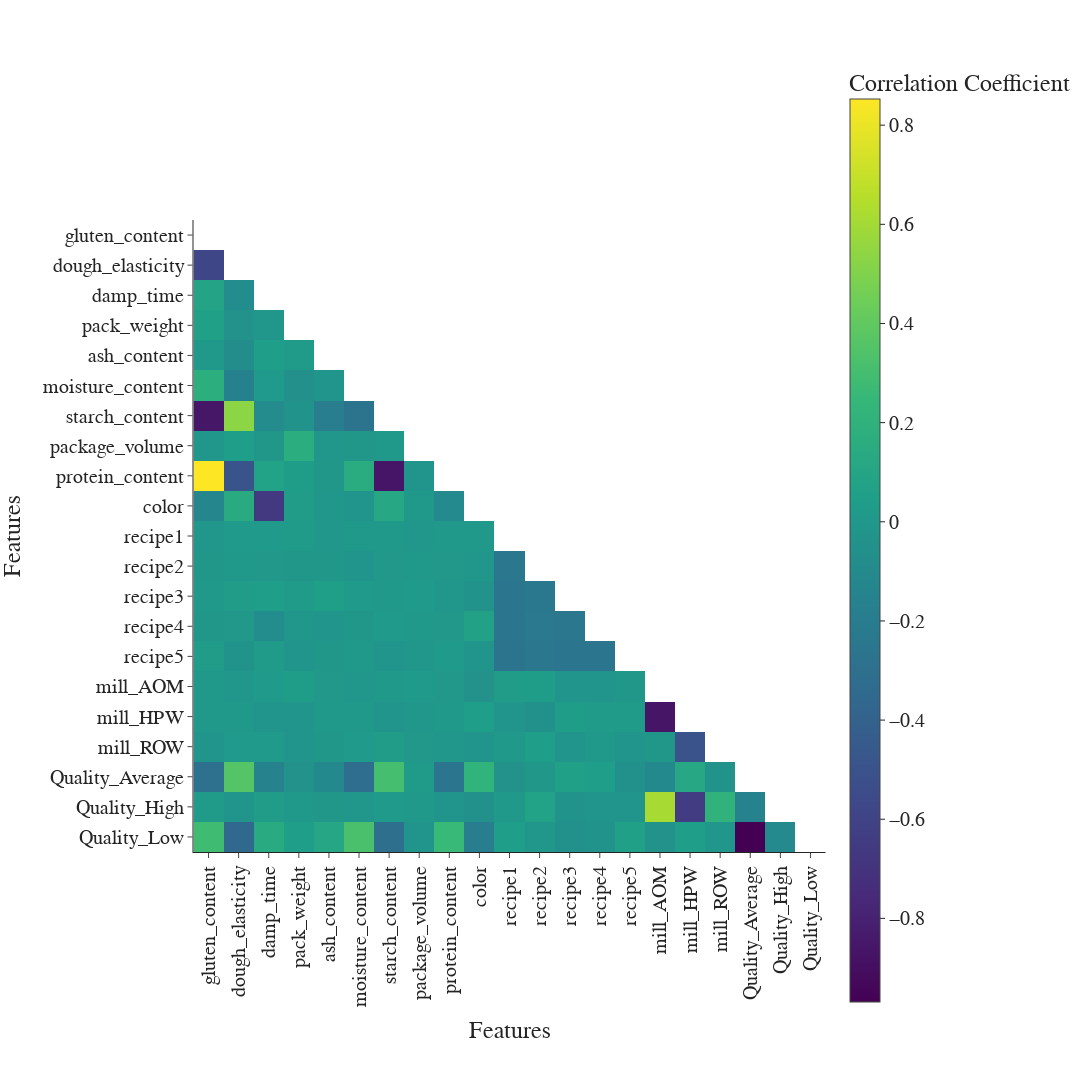

The cell this chart's notebook holds for it:
### Markdown cell above
### Generate the correlation matrix for the variables

### Code cell
data_corr = flour_data_encoded.drop(columns=['quality_y','profit']).corr(method='pearson', min_periods=1)

for ir, row in enumerate(data_corr.index):
    for ic, col in enumerate(data_corr.columns):
        if ir >= ic:
            data_corr[row][col] = float("NaN")
            
fig_corr = px.imshow(data_corr,labels=dict(x="Features", y="Features", color="Correlation Coefficient"), width=1800, height=1200, template="simple_white")
fig_corr.update_layout(font=dict(family="Courier New, monospace",size=20))
fig_corr.update_xaxes(tickangle=270)
fig_corr.show()

### Figure 1 — Plotly figure (JSON) as saved in the notebook; plotly's stock layout.template omitted (floating-point values rounded to 4 significant figures; data arrays with more than 128 entries replaced by an {"elided": "..."} marker saying what was removed)
{"data": [{"coloraxis": "coloraxis", "hovertemplate": "Features: %{x}<br>Features: %{y}<br>Correlation Coefficient: %{z}<extra></extra>", "name": "0", "type": "heatmap", "x": ["gluten_content", "dough_elasticity", "damp_time", "pack_weight", "ash_content", "moisture_content", "starch_content", "package_volume", "protein_content", "color", "recipe1", "recipe2", "recipe3", "recipe4", "recipe5", "mill_AOM", "mill_HPW", "mill_ROW", "Quality_Average", "Quality_High", "Quality_Low"], "xaxis": "x", "y": ["gluten_content", "dough_elasticity", "damp_time", "pack_weight", "ash_content", "moisture_content", "starch_content", "package_volume", "protein_content", "color", "recipe1", "recipe2", "recipe3", "recipe4", "recipe5", "mill_AOM", "mill_HPW", "mill_ROW", "Quality_Average", "Quality_High", "Quality_Low"], "yaxis": "y", "z": {"elided": "21x21 float values"}}], "layout": {"coloraxis": {"colorbar": {"title": {"text": "Correlation Coefficient"}}, "colorscale": [[0, "#440154"], [0.1111, "#482878"], [0.2222, "#3e4989"], [0.3333, "#31688e"], [0.4444, "#26828e"], [0.5556, "#1f9e89"], [0.6667, "#35b779"], [0.7778, "#6ece58"], [0.8889, "#b5de2b"], [1, "#fde725"]]}, "font": {"family": "Courier New, monospace", "size": 20}, "height": 1200, "margin": {"t": 60}, "width": 1800, "xaxis": {"anchor": "y", "constrain": "domain", "domain": [0, 1], "scaleanchor": "y", "tickangle": -90, "title": {"text": "Features"}}, "yaxis": {"anchor": "x", "autorange": "reversed", "constrain": "domain", "domain": [0, 1], "title": {"text": "Features"}}}}
